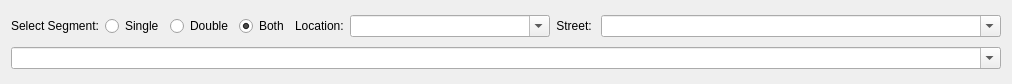
<?xml version="1.0" encoding="UTF-8"?>
<ui version="4.0">
 <class>SegmentSelectionWidget</class>
 <widget class="QWidget" name="SegmentSelectionWidget">
  <property name="geometry">
   <rect>
    <x>0</x>
    <y>0</y>
    <width>1012</width>
    <height>84</height>
   </rect>
  </property>
  <property name="sizePolicy">
   <sizepolicy hsizetype="Preferred" vsizetype="Preferred">
    <horstretch>0</horstretch>
    <verstretch>0</verstretch>
   </sizepolicy>
  </property>
  <property name="minimumSize">
   <size>
    <width>0</width>
    <height>0</height>
   </size>
  </property>
  <property name="windowTitle">
   <string>Form</string>
  </property>
  <layout class="QGridLayout" name="gridLayout">
   <item row="0" column="0">
    <widget class="QLabel" name="label_9">
     <property name="text">
      <string>Select Segment:</string>
     </property>
    </widget>
   </item>
   <item row="0" column="1">
    <widget class="QRadioButton" name="rbSingle">
     <property name="toolTip">
      <string>&lt;html&gt;&lt;head/&gt;&lt;body&gt;&lt;p&gt;Click to display only single track segments&lt;/p&gt;&lt;/body&gt;&lt;/html&gt;</string>
     </property>
     <property name="text">
      <string>Single</string>
     </property>
    </widget>
   </item>
   <item row="0" column="2">
    <widget class="QRadioButton" name="rbDouble">
     <property name="toolTip">
      <string>&lt;html&gt;&lt;head/&gt;&lt;body&gt;&lt;p&gt;Click to display only double track segments&lt;/p&gt;&lt;/body&gt;&lt;/html&gt;</string>
     </property>
     <property name="text">
      <string>Double</string>
     </property>
    </widget>
   </item>
   <item row="0" column="3">
    <widget class="QRadioButton" name="rbBoth">
     <property name="toolTip">
      <string>&lt;html&gt;&lt;head/&gt;&lt;body&gt;&lt;p&gt;Click to display both single and double track segments.&lt;/p&gt;&lt;/body&gt;&lt;/html&gt;</string>
     </property>
     <property name="text">
      <string>Both</string>
     </property>
     <property name="checked">
      <bool>true</bool>
     </property>
    </widget>
   </item>
   <item row="0" column="4">
    <widget class="QLabel" name="label_2">
     <property name="text">
      <string>Location:</string>
     </property>
    </widget>
   </item>
   <item row="0" column="5">
    <widget class="QComboBox" name="cbLocation">
     <property name="sizePolicy">
      <sizepolicy hsizetype="Preferred" vsizetype="Fixed">
       <horstretch>1</horstretch>
       <verstretch>0</verstretch>
      </sizepolicy>
     </property>
     <property name="minimumSize">
      <size>
       <width>0</width>
       <height>0</height>
      </size>
     </property>
     <property name="toolTip">
      <string>&lt;html&gt;&lt;head/&gt;&lt;body&gt;&lt;p&gt;Specify a location name to limit search for street names. &lt;/p&gt;&lt;/body&gt;&lt;/html&gt;</string>
     </property>
     <property name="editable">
      <bool>true</bool>
     </property>
     <property name="placeholderText">
      <string>ignore</string>
     </property>
    </widget>
   </item>
   <item row="0" column="6">
    <widget class="QLabel" name="label">
     <property name="text">
      <string>Street: </string>
     </property>
     <property name="alignment">
      <set>Qt::AlignmentFlag::AlignRight|Qt::AlignmentFlag::AlignTrailing|Qt::AlignmentFlag::AlignVCenter</set>
     </property>
    </widget>
   </item>
   <item row="0" column="7">
    <widget class="QComboBox" name="cbStreets">
     <property name="sizePolicy">
      <sizepolicy hsizetype="Expanding" vsizetype="Fixed">
       <horstretch>2</horstretch>
       <verstretch>0</verstretch>
      </sizepolicy>
     </property>
     <property name="minimumSize">
      <size>
       <width>0</width>
       <height>0</height>
      </size>
     </property>
     <property name="toolTip">
      <string>&lt;html&gt;&lt;head/&gt;&lt;body&gt;&lt;p&gt;Enter a street name for which segments on that street will be displated.&lt;/p&gt;&lt;/body&gt;&lt;/html&gt;</string>
     </property>
     <property name="editable">
      <bool>true</bool>
     </property>
    </widget>
   </item>
   <item row="1" column="0" colspan="8">
    <widget class="QComboBox" name="cbSegments">
     <property name="contextMenuPolicy">
      <enum>Qt::ContextMenuPolicy::ActionsContextMenu</enum>
     </property>
     <property name="toolTip">
      <string>&lt;html&gt;&lt;head/&gt;&lt;body&gt;&lt;p&gt;Select a segment from the combobox to be displayed. Or type a segment number.&lt;/p&gt;&lt;/body&gt;&lt;/html&gt;</string>
     </property>
     <property name="editable">
      <bool>true</bool>
     </property>
    </widget>
   </item>
  </layout>
 </widget>
 <resources/>
 <connections/>
</ui>
